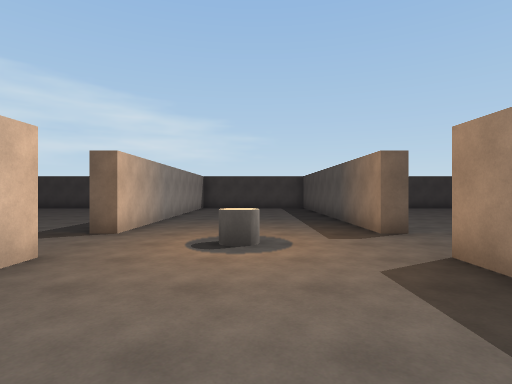
view 1 (above)

15 first-person views from a walk through a 3-D level made in the Unity game engine. The camera is 1.5 m above the floor, looks level and sees 80° across. The floor is counted in squares, 2 m on a side. Each view is taken from the middle of a square. On the plan, view 1 faces up. The plan holds only what a view shows up to about 10 squares ahead; the rest is blank. The player is left out.

view 2
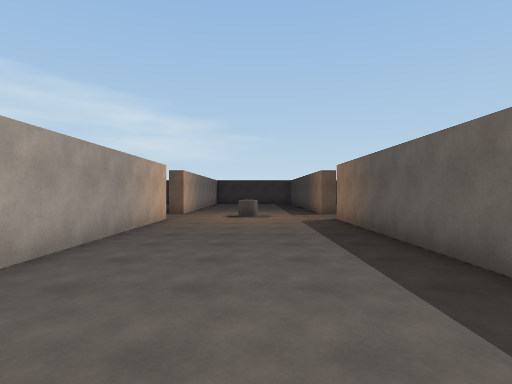

view 3
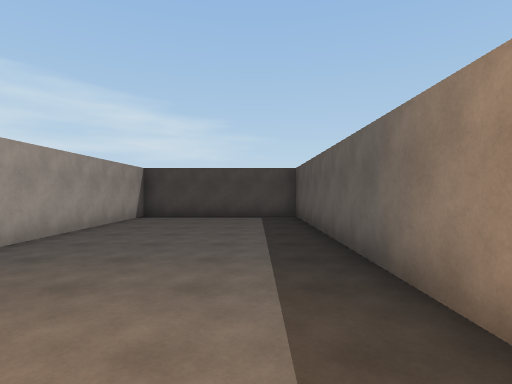

view 4
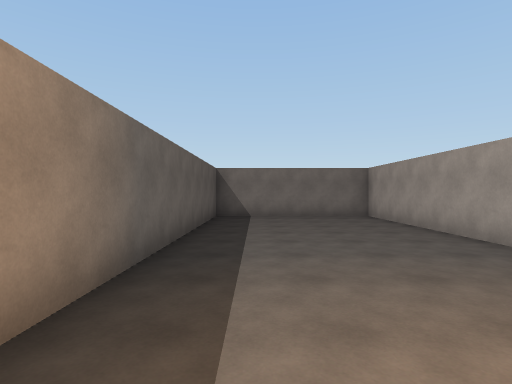

view 5
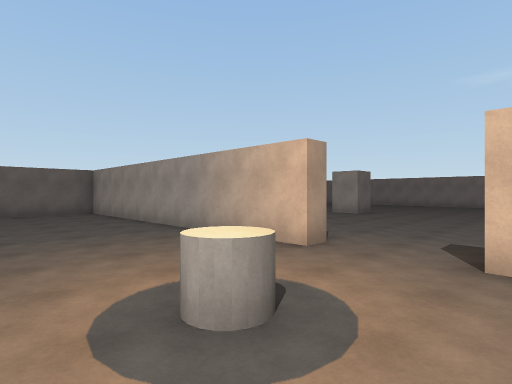

view 6
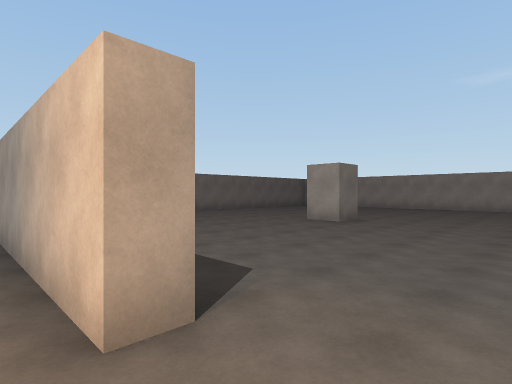

view 7
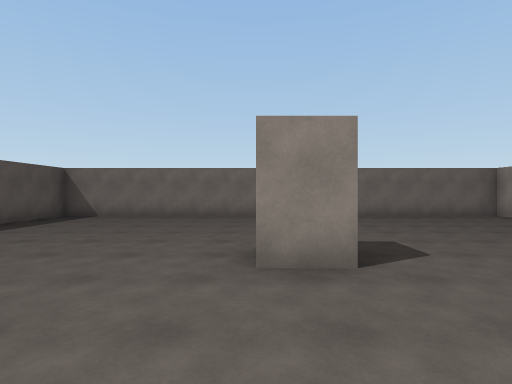

view 8
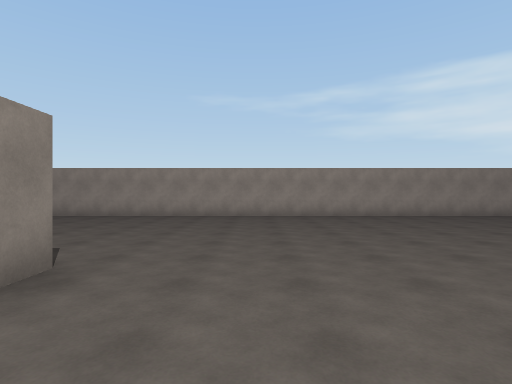

view 9
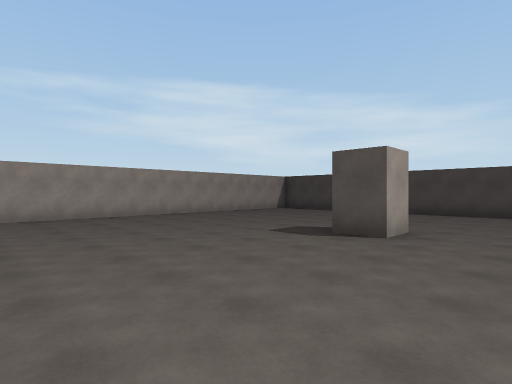

view 10
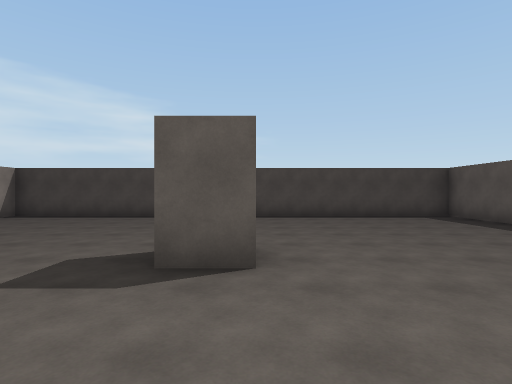

view 11
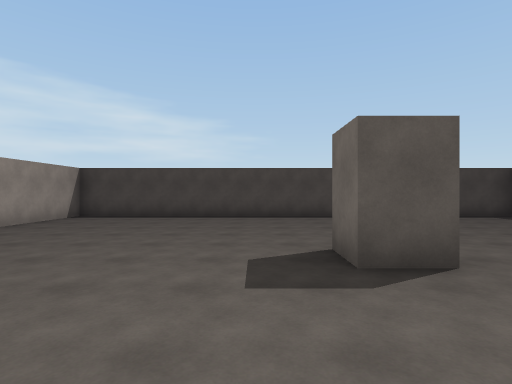

view 12
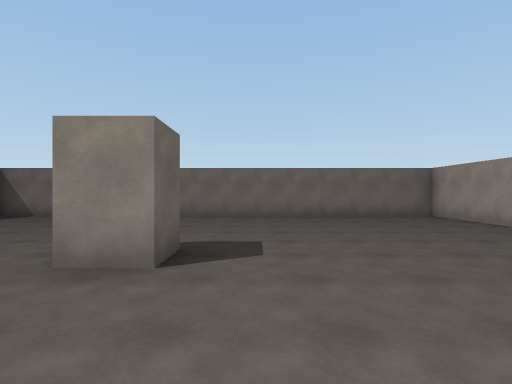

view 13
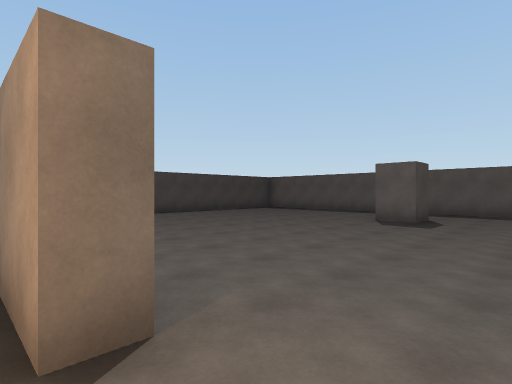

view 14
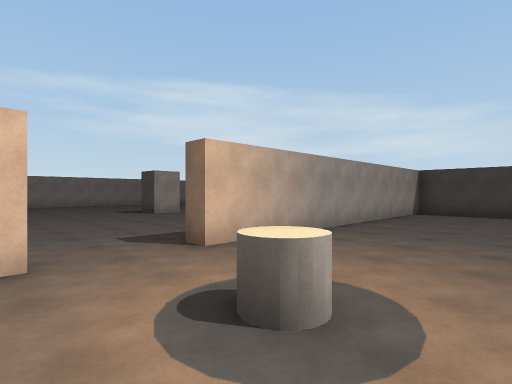

view 15
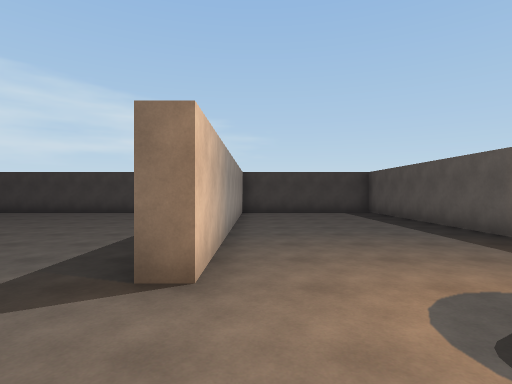

### Floor plan
Points are (right, up) in squares from view 1. A wall is a line through its corners. A room is listed if a view was taken in it or the views show most of it. See-through windows are left out.
Room 1 (views 1, 2, 3, 4, 5, 6, 13, 14, 15)
walls: (2.3, 5.5) (2.3, 14.5) (-2.5, 14.5) (-2.5, 5.5); (-2.5, 3.5) (-2.5, -5.5) (2.3, -5.5) (2.3, 3.5)
ways out: opening at (-3, 4.5) to room 2; opening at (2, 4.5)
objects: other object (0, 4)
Room 2 (views 7, 8, 9, 10, 11, 12)
walls: (-3, 3.5) (-2.5, 3.5); (-2.5, 5.5) (-3, 5.5); (-3, 12.1) (-3, 14.5) (-16.5, 14.5) (-16.5, -5.5) (-3, -5.5) (-3, -3.1)
ways out: opening at (-3, 4.5) to room 1
objects: other object (-10, 0) to (-9, 1); other object (-10, 8) to (-9, 9)

Where each view was taken, in squares from view 1:
view 1: 0 up, 0 right, facing up
view 2: 5 down, 0 right, facing up
view 3: 5 up, 1 right, facing up
view 4: 4 up, 1 right, facing down
view 5: 6 up, 1 right, facing down-left
view 6: 5 up, 2 left, facing down-left
view 7: 4 up, 9 left, facing down
view 8: 3 up, 7 left, facing left
view 9: 3 up, 7 left, facing up-left
view 10: 5 up, 9 left, facing up
view 11: 5 up, 11 left, facing up
view 12: 4 up, 11 left, facing down
view 13: 4 up, 2 right, facing up-right
view 14: 3 up, 1 right, facing up-left
view 15: 3 up, 2 left, facing up
